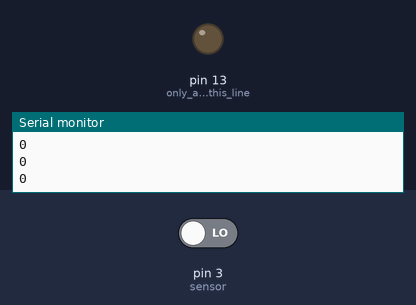
A sketch run on a simulated Arduino Uno, built with avr-gcc and run on an emulated ATmega328P. Shown: output pins drawn as LEDs (lit = HIGH), the last lines printed to the serial monitor. The test bench sets the inputs (shaded band); at power-on: pin 3 (sensor) LOW.

Above: at 1.3 s.
1.4 s: pin 3 (sensor) driven HIGH
At 2.2 s:
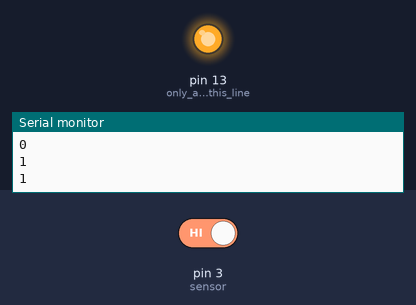
3.0 s: pin 3 (sensor) driven LOW
At 3.3 s:
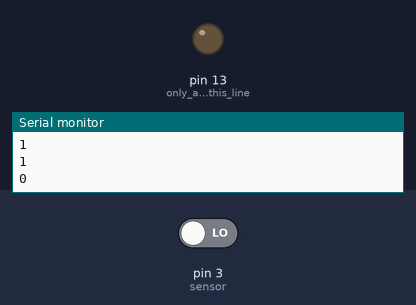
Timing chart, 0 to 6.0 s (numbered marks = the images above; inputs shaded):
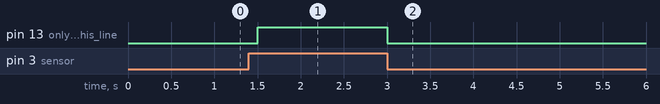

The sketch:

Arduino_Line_Tracking_sensor.ino
```cpp
void setup()
{
  Serial.begin(9600);
  pinMode(13, OUTPUT);  // only added this line
}

void loop()
{
  Serial.println(digitalRead(3)); // print the data from the sensor

  if (digitalRead(3) == HIGH)  // black line detected
  {
    digitalWrite(13, HIGH);  // LED ON
  }
  else
  {
    digitalWrite(13, LOW);   // LED OFF
  }

  delay(500);
}
```

Measured:
- after the input at 1.4 s, pin 13 (only_added_this_line): LOW → HIGH after 0.10 s
- after the input at 3.0 s, pin 13 (only_added_this_line): HIGH → LOW at once
